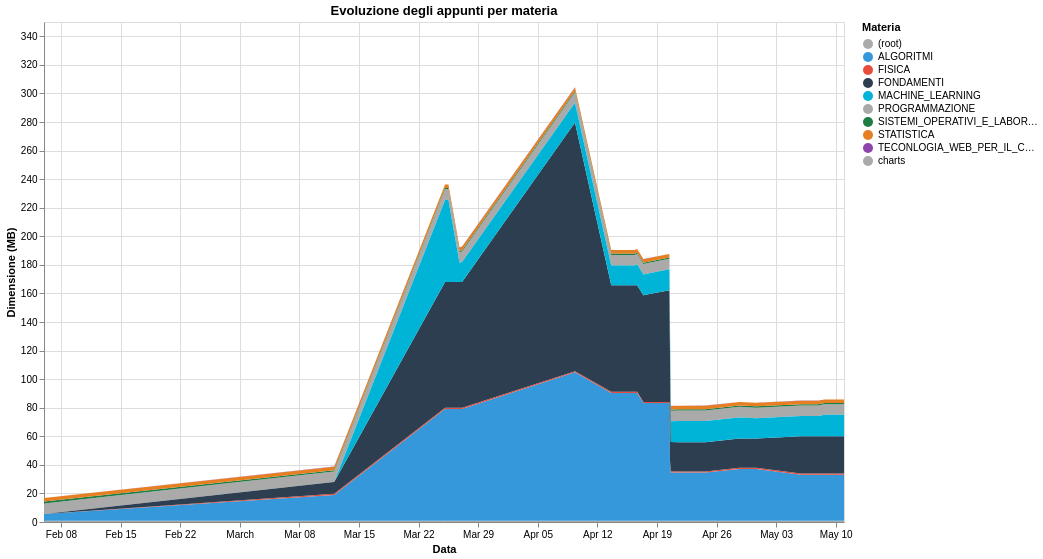

Write a Vega-Lite specification for this figure.
### Vega-Lite specification from a JSON file in a GitHub repository (floating-point values rounded to 4 significant figures; data arrays with more than 128 entries replaced by an {"elided": "..."} marker saying what was removed)
{"$schema": "https://vega.github.io/schema/vega-lite/v6.1.0.json", "config": {"view": {"continuousHeight": 300, "continuousWidth": 300}}, "data": {"name": "data-c9aa2a924caed46927d5a63bb8f21481"}, "datasets": {"data-c9aa2a924caed46927d5a63bb8f21481": {"elided": "285 records"}}, "encoding": {"color": {"field": "period", "scale": {"domain": ["(root)", "ALGORITMI", "FISICA", "FONDAMENTI", "MACHINE_LEARNING", "PROGRAMMAZIONE", "SISTEMI_OPERATIVI_E_LABORATORIO", "STATISTICA", "TECONLOGIA_WEB_PER_IL_CLOUD", "charts"], "range": ["#aaaaaa", "#3498db", "#e74c3c", "#2c3e50", "#00b4d8", "#aaaaaa", "#1e7d45", "#e67e22", "#8e44ad", "#aaaaaa"]}, "title": "Materia", "type": "ordinal"}, "order": {"field": "period", "sort": "ascending", "type": "ordinal"}, "tooltip": [{"field": "commit_date", "type": "temporal"}, {"field": "period", "type": "ordinal"}, {"field": "line_count", "type": "quantitative"}], "x": {"field": "commit_date", "title": "Data", "type": "temporal"}, "y": {"field": "line_count", "title": "Dimensione (MB)", "type": "quantitative"}}, "height": 500, "mark": {"type": "area"}, "title": "Evoluzione degli appunti per materia", "usermeta": {"embedOptions": {}}, "width": 800}
